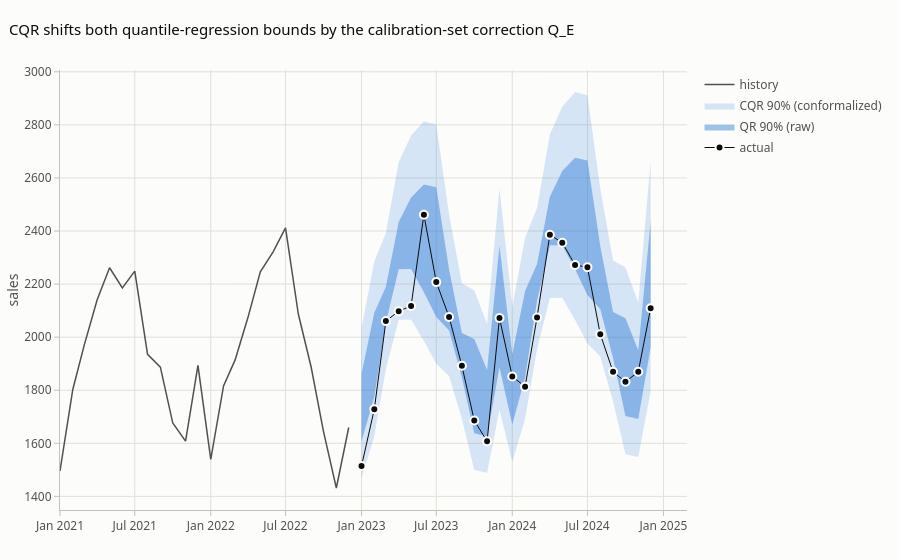

Write notebook code for a chart like this one.
### Markdown cell above
The fixed calibration collapses after the break. The rolling window recovers slowly. ACI drives $\alpha_t$ down
(wider intervals) until coverage is restored. **Larger $\gamma$ adapts faster but gives jumpier intervals.**

## 4. Conformalized Quantile Regression (CQR)
In nb 02, linear quantile regression (trend + month dummies) **under-covered** in the test period.
CQR keeps the adaptive *shape* of the QR band but corrects its *width* using a calibration set:
$$E_i=\max(\hat q_{lo}(x_i)-y_i,\ y_i-\hat q_{hi}(x_i)),\qquad \hat C(x)=[\hat q_{lo}(x)-\hat Q_E,\ \hat q_{hi}(x)+\hat Q_E].$$
If the band was too wide, $\hat Q_E<0$ and CQR **shrinks** it.

### Code cell
tr, cal, te = ly[:"2020-12-01"], ly["2021-01-01":"2022-12-01"], ly["2023-01-01":]
X = lambda s: pf.seasonal_design(s.index, "2015-01-01")
a = 0.1
qlo_m = QuantReg(tr, X(tr)).fit(q=a / 2, max_iter=5000)
qhi_m = QuantReg(tr, X(tr)).fit(q=1 - a / 2, max_iter=5000)
E = np.maximum(np.asarray(qlo_m.predict(X(cal))) - cal.to_numpy(), cal.to_numpy() - np.asarray(qhi_m.predict(X(cal))))
QE = conformal_quantile(E, a)
lo_raw, hi_raw = np.asarray(qlo_m.predict(X(te))), np.asarray(qhi_m.predict(X(te)))
lo_cqr, hi_cqr = lo_raw - QE, hi_raw + QE
yt = np.exp(te.to_numpy())
print(f"calibration n={len(E)}, Q_E = {QE:+.4f} (log scale)")
for name, lo, hi in [("QR raw", lo_raw, hi_raw), ("CQR", lo_cqr, hi_cqr)]:
    print(f"{name:7s} coverage={pf.coverage(yt, np.exp(lo), np.exp(hi)):.2f}  "
          f"width={np.mean(np.exp(hi) - np.exp(lo)):.0f}  IS={pf.interval_score(yt, np.exp(lo), np.exp(hi), a).mean():.0f}")

fig = go.Figure()
fig.add_trace(go.Scatter(x=y.index[-48:-24], y=y[-48:-24], mode="lines", name="history", line=dict(color=pf.HISTORY, width=1.5)))
pf.add_band(fig, te.index, np.exp(lo_cqr), np.exp(hi_cqr), "CQR 90% (conformalized)", pf.SERIES[0], 0.18)
pf.add_band(fig, te.index, np.exp(lo_raw), np.exp(hi_raw), "QR 90% (raw)", pf.SERIES[0], 0.45)
fig.add_trace(go.Scatter(x=te.index, y=yt, mode="markers+lines", name="actual", line=dict(color=pf.ACTUAL, width=1),
                         marker=dict(color=pf.ACTUAL, size=8, line=dict(color=pf.INK["surface"], width=2)),
                         customdata=np.exp(np.c_[lo_raw, hi_raw, lo_cqr, hi_cqr]),
                         hovertemplate="actual %{y:,.0f}<br>QR [%{customdata[0]:,.0f}, %{customdata[1]:,.0f}]"
                                       "<br>CQR [%{customdata[2]:,.0f}, %{customdata[3]:,.0f}]<extra></extra>"))
fig.update_layout(title="CQR shifts both quantile-regression bounds by the calibration-set correction Q_E",
                  hovermode="x unified", yaxis_title="sales")
fig.show()
